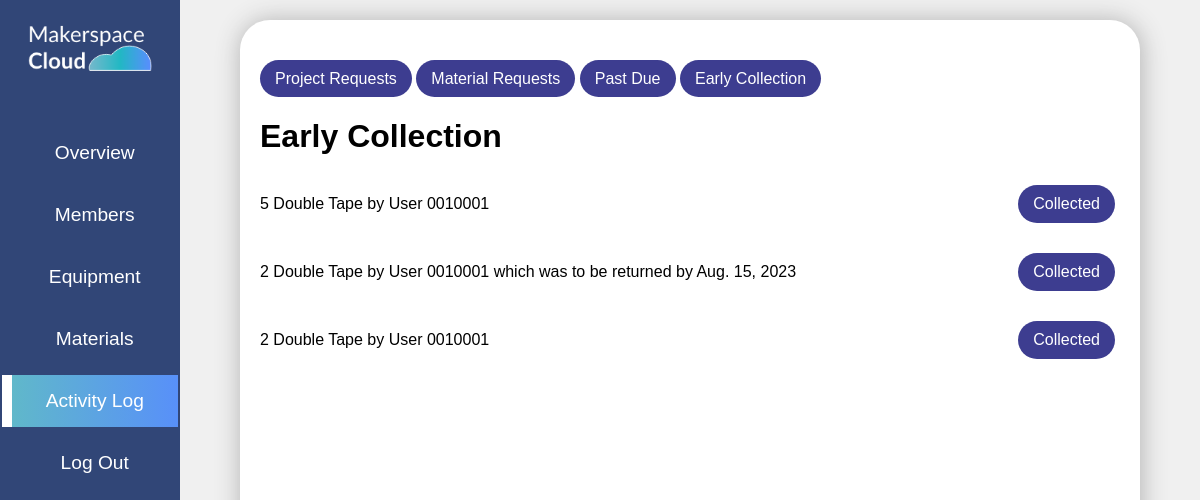
/a_activity_early_collection/ (signed in), run on the app's committed database.
### equ/models.py (models this page shows, shortened)
class Material_Request(models.Model):
    REQUEST_TYPES = [
        ('_', '_'),
        ('Borrow', 'Borrow'),
        ('Issue', 'Issue'),
    ]
    material = models.ForeignKey(Material, on_delete=models.CASCADE)
    quantity = models.PositiveIntegerField(null=True, blank=True)
    request_type = models.CharField(max_length=10, choices=REQUEST_TYPES)
    return_date = models.DateField(null=True, blank=True)  # Set only for issue requests
    status = models.IntegerField(default=0) #0-pending, 1-active, 2-closed
    user = models.ForeignKey(User,on_delete=models.CASCADE)

class Material(models.Model):
    stock = models.IntegerField(null=True,blank=True)
    name = models.CharField(max_length=100)
    category = models.ForeignKey(Category, on_delete=models.CASCADE,blank=True, null=True)

### equ/views.py (the view)
# urls.py: path('a_activity_early_collection/',views.a_activity_early_collection,name="a_activity_early_collection"),
@login_required
@admin_required
def a_activity_early_collection(request):
    user = request.user
    lab = Lab.objects.get(lab_admin=user)
    material_requests = Material_Request.objects.filter(user__profile__lab=lab, status=1)
    context = {'material_requests':material_requests}
    return render(request, 'equ/a_activity_early_collection.html', context)

### equ/views.py (called while the page is built)
def admin_required(function):
    decorator = user_passes_test(lambda user: user.groups.filter(name='admin').exists())
    return decorator(function)

### equ/templates/equ/a_activity_early_collection.html (shortened to what this page needs)
{% extends "equ/a_activity.html" %}
{% block activitycontent %}
<h1> Early Collection </h1>
<ul class="project_list">
  {% for req in material_requests %}
  <li><form method="post" class="action-form" action="{% url 'a_material_request_handling' req.pk %}">
    {{ req.quantity }} {{ req.material.name }} by User {{ req.user.username }}
    {% if req.request_type == 'Borrow' %}
    which was to be returned by {{ req.return_date }}
    {% endif %}
    <button type="submit" name="action" value="collect_early" class="a-actionbutton accept">Collected</button></form>
  </li>
  {% empty %}
    <li>No Requests found.</li>
  {% endfor %}
</ul>
{% endblock activitycontent %}

### static/css/style.css (style rules this page uses)
:root { --primary:#314677; --secondary:rgb(97, 97, 131); }
* { box-sizing: border-box; margin: 0; padding: 0; font-family: Arial, Helvetica, sans-serif; }
ul { list-style: none; }
.mp1 h1 { margin: 30px 0; }
.project_list li { margin: 30px 0; }
.action-form { display: flex; align-items: center; justify-content: space-between; }
.a-actionbutton { display: inline-block; padding: 10px 20px; margin: 0 5px; background-color: #333; color: #fff; text-decoration: none; border: none; border-radius: 5px; font-size: 16px; font-weight: bold; cursor: pointer; transition: background-color 0.3s ease; }
.my_projects a, .my_projects button { padding: 10px 15px; text-decoration: none; border: none; background:#3d3d90; color: white; border-radius: 40px; width: max-content; font-size: 1rem; font-weight: normal; }

### data on the page
Material_Request: quantity "5", material.name "Double Tape", user.username "0010001"
Material_Request: quantity "2", material.name "Double Tape", user.username "0010001", return_date "Aug. 15, 2023"
Material_Request: quantity "2", material.name "Double Tape", user.username "0010001"
